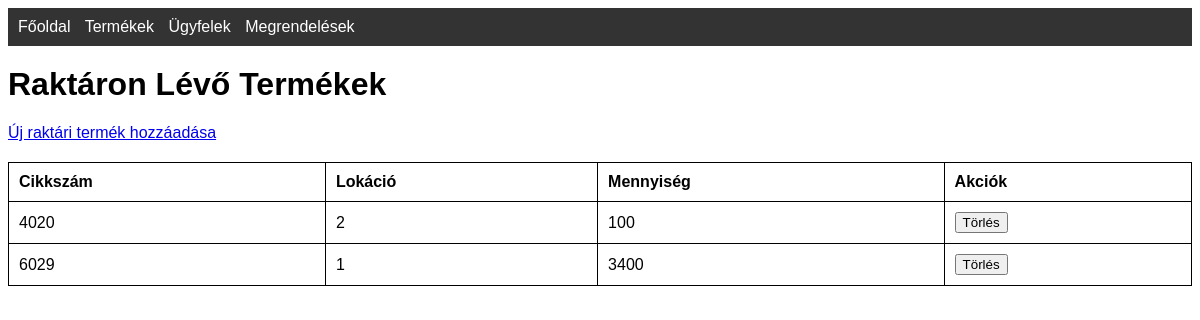
Page /stock on the earlier database version.
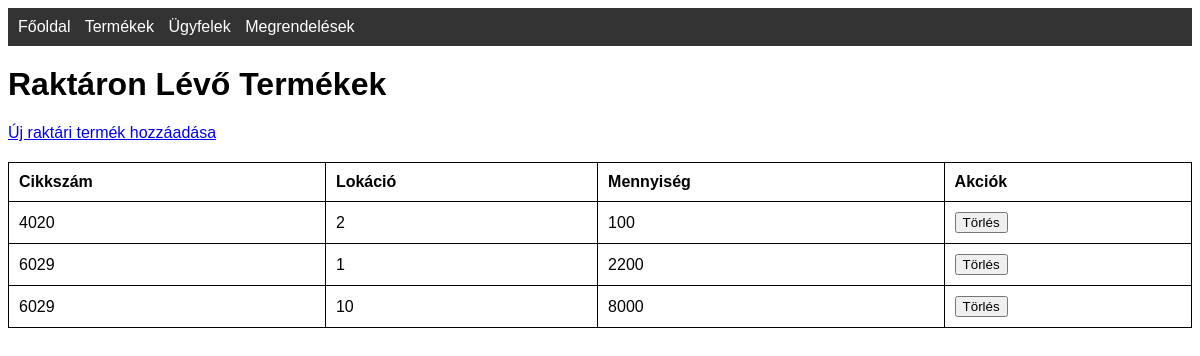
Same page on the later database version.
### tables this page shows
CREATE TABLE stock (
            id INTEGER PRIMARY KEY,
            cikkszam TEXT,
            lokacio TEXT,
            mennyiseg INTEGER,
            FOREIGN KEY (cikkszam) REFERENCES products(cikkszam) ON DELETE CASCADE
        );

CREATE TABLE products (
                    id INTEGER PRIMARY KEY,
                    cikkszam TEXT UNIQUE,
                    nev TEXT,
                    ar REAL,
                    suly REAL,
                    kategoria TEXT);

### app.py (the view)
@app.route('/stock')
def stock():
    conn = get_db_connection()
    stock = conn.execute('''SELECT stock.id, products.cikkszam, stock.lokacio, stock.mennyiseg
                            FROM stock
                            JOIN products ON stock.cikkszam = products.cikkszam''').fetchall()
    conn.close()
    return render_template('stock.html', stock=stock)

### app.py (called while the page is built)
def get_db_connection():
    conn = sqlite3.connect('database.db')
    conn.row_factory = sqlite3.Row
    return conn

### templates/stock.html (shortened to what this page needs)
<!DOCTYPE html>
<html lang="hu">
<head>
    <link rel="stylesheet" href="{{ url_for('static', filename='css/style.css') }}">
</head>
<body>
    <nav>
        <a href="{{ url_for('index') }}">Főoldal</a>
        <a href="{{ url_for('products') }}">Termékek</a>
        <a href="{{ url_for('customers') }}">Ügyfelek</a>
        <a href="{{ url_for('orders') }}">Megrendelések</a>
    </nav>
    <h1>Raktáron Lévő Termékek</h1>
    <a href="{{ url_for('add_stock') }}">Új raktári termék hozzáadása</a>
    <table>
        <thead>
            <tr>
                <th>Cikkszám</th>
                <th>Lokáció</th>
                <th>Mennyiség</th>
                <th>Akciók</th>
            </tr>
        </thead>
        <tbody>
            {% for item in stock %}
            <tr>
                <td>{{ item.cikkszam }}</td>
                <td>{{ item.lokacio }}</td>
                <td>{{ item.mennyiseg }}</td>
                <td>
                    <form action="{{ url_for('delete_stock', stock_id=item.id) }}" method="POST" style="display:inline;">
                        <button type="submit" onclick="return confirm('Biztosan törli a rekordot?');">Törlés</button>
                    </form>
                </td>
            </tr>
            {% endfor %}
        </tbody>
    </table>
</body>
</html>

Differences in the rows shown:
changed stock (number 2 of 3 on the later page): mennyiseg "3400" → "2200"
added stock: cikkszam "6029", lokacio "10", mennyiseg "8000"
